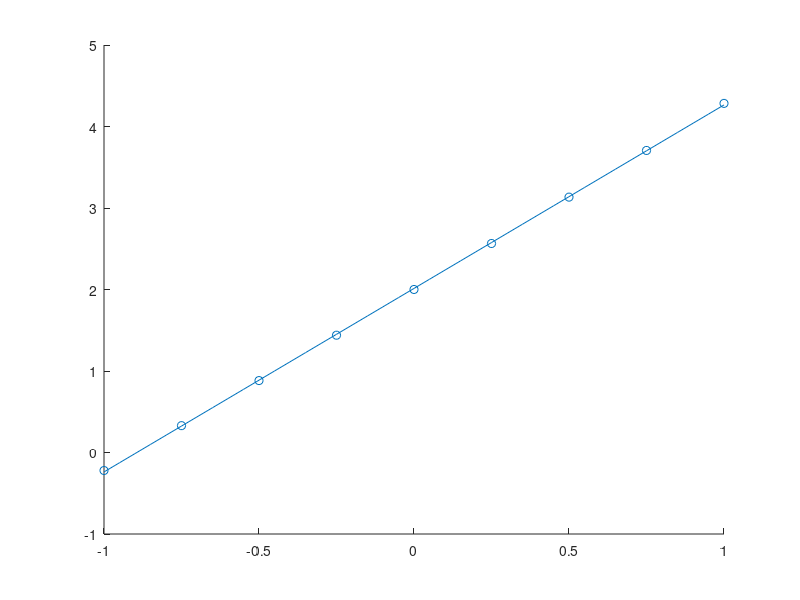

Write MATLAB code to recreate this figure.
clear
clc
x=[-1.0,-0.75,-0.50,-0.25,0,0.25,0.50,0.75,1.00];
y=[-0.2209,0.3295,0.8826,1.4392,2.0003,2.5645,3.1334,3.7061,4.2836];
yi=polyfit(x,y,1);

scatter(x,y)
hold on

a=-1:0.05:1;
b=yi(1,1).*a+yi(1,2);
plot(a,b)
